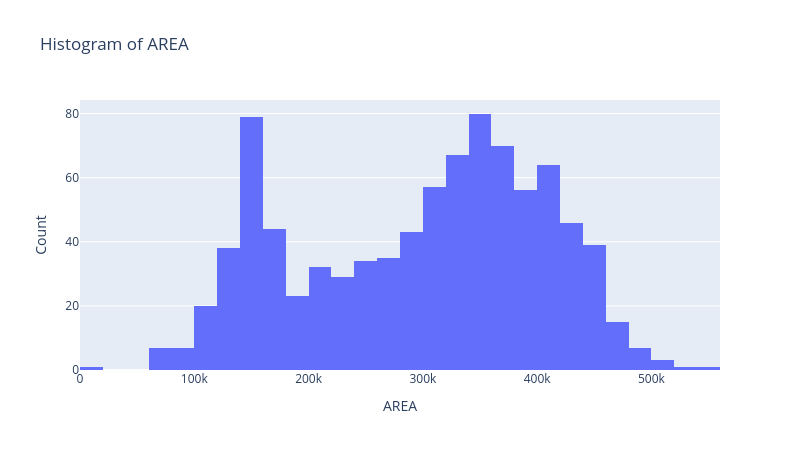
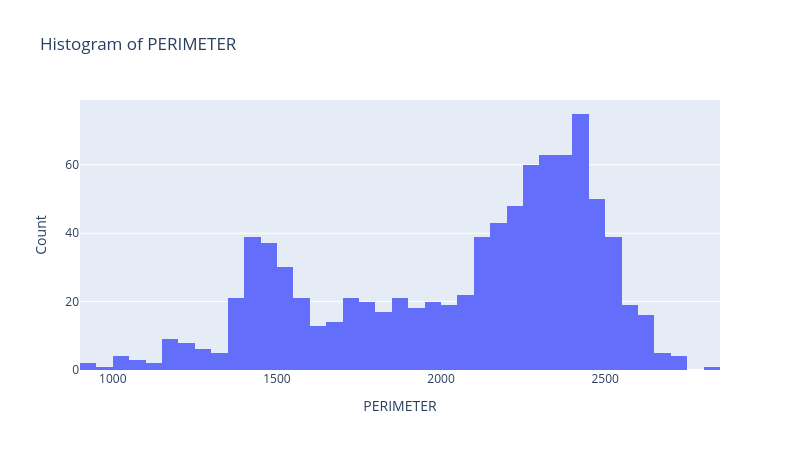
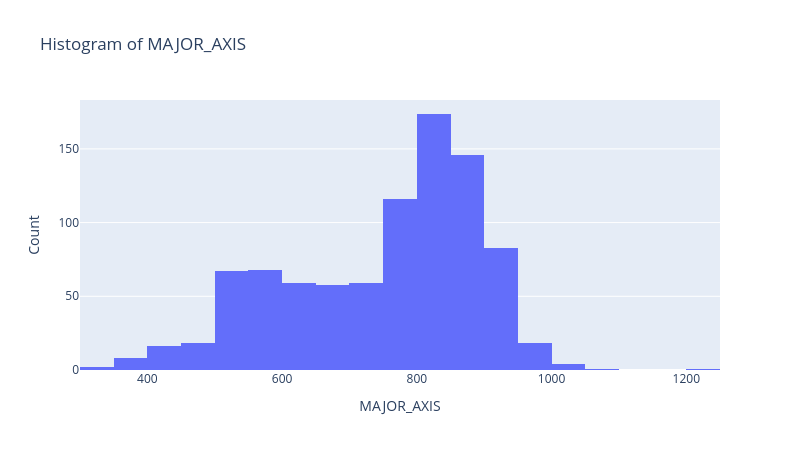

The notebook cell these images were saved under, in order:
### Markdown cell above
## Task 10: Histograms

A histogram shows how the values of one feature are spread: where most values lie and whether the shape is symmetric or skewed. One plot per dimension.

### Code cell
for i in range(3):
    fig = px.histogram(x=X[:, i], nbins=40,
                       title="Histogram of " + feature_names[i],
                       labels={"x": feature_names[i]})
    fig.update_layout(yaxis_title="Count", width=800, height=450)
    fig.show()

### Figure 1 — Plotly figure (JSON) as saved in the notebook; plotly's stock layout.template omitted (floating-point values rounded to 4 significant figures; data arrays with more than 128 entries replaced by an {"elided": "..."} marker saying what was removed)
{"data": [{"bingroup": "x", "hovertemplate": "AREA=%{x}<br>count=%{y}<extra></extra>", "legendgroup": "", "marker": {"color": "#636efa", "pattern": {"shape": ""}}, "name": "", "nbinsx": 40, "orientation": "v", "showlegend": false, "type": "histogram", "x": {"elided": "898 float values"}, "xaxis": "x", "yaxis": "y"}], "layout": {"barmode": "relative", "height": 450, "legend": {"tracegroupgap": 0}, "title": {"text": "Histogram of AREA"}, "width": 800, "xaxis": {"anchor": "y", "domain": [0, 1], "title": {"text": "AREA"}}, "yaxis": {"anchor": "x", "domain": [0, 1], "title": {"text": "Count"}}}}

### Figure 2 — Plotly figure (JSON) as saved in the notebook; plotly's stock layout.template omitted (floating-point values rounded to 4 significant figures; data arrays with more than 128 entries replaced by an {"elided": "..."} marker saying what was removed)
{"data": [{"bingroup": "x", "hovertemplate": "PERIMETER=%{x}<br>count=%{y}<extra></extra>", "legendgroup": "", "marker": {"color": "#636efa", "pattern": {"shape": ""}}, "name": "", "nbinsx": 40, "orientation": "v", "showlegend": false, "type": "histogram", "x": {"elided": "898 float values"}, "xaxis": "x", "yaxis": "y"}], "layout": {"barmode": "relative", "height": 450, "legend": {"tracegroupgap": 0}, "title": {"text": "Histogram of PERIMETER"}, "width": 800, "xaxis": {"anchor": "y", "domain": [0, 1], "title": {"text": "PERIMETER"}}, "yaxis": {"anchor": "x", "domain": [0, 1], "title": {"text": "Count"}}}}

### Figure 3 — Plotly figure (JSON) as saved in the notebook; plotly's stock layout.template omitted (floating-point values rounded to 4 significant figures; data arrays with more than 128 entries replaced by an {"elided": "..."} marker saying what was removed)
{"data": [{"bingroup": "x", "hovertemplate": "MAJOR_AXIS=%{x}<br>count=%{y}<extra></extra>", "legendgroup": "", "marker": {"color": "#636efa", "pattern": {"shape": ""}}, "name": "", "nbinsx": 40, "orientation": "v", "showlegend": false, "type": "histogram", "x": {"elided": "898 float values"}, "xaxis": "x", "yaxis": "y"}], "layout": {"barmode": "relative", "height": 450, "legend": {"tracegroupgap": 0}, "title": {"text": "Histogram of MAJOR_AXIS"}, "width": 800, "xaxis": {"anchor": "y", "domain": [0, 1], "title": {"text": "MAJOR_AXIS"}}, "yaxis": {"anchor": "x", "domain": [0, 1], "title": {"text": "Count"}}}}
